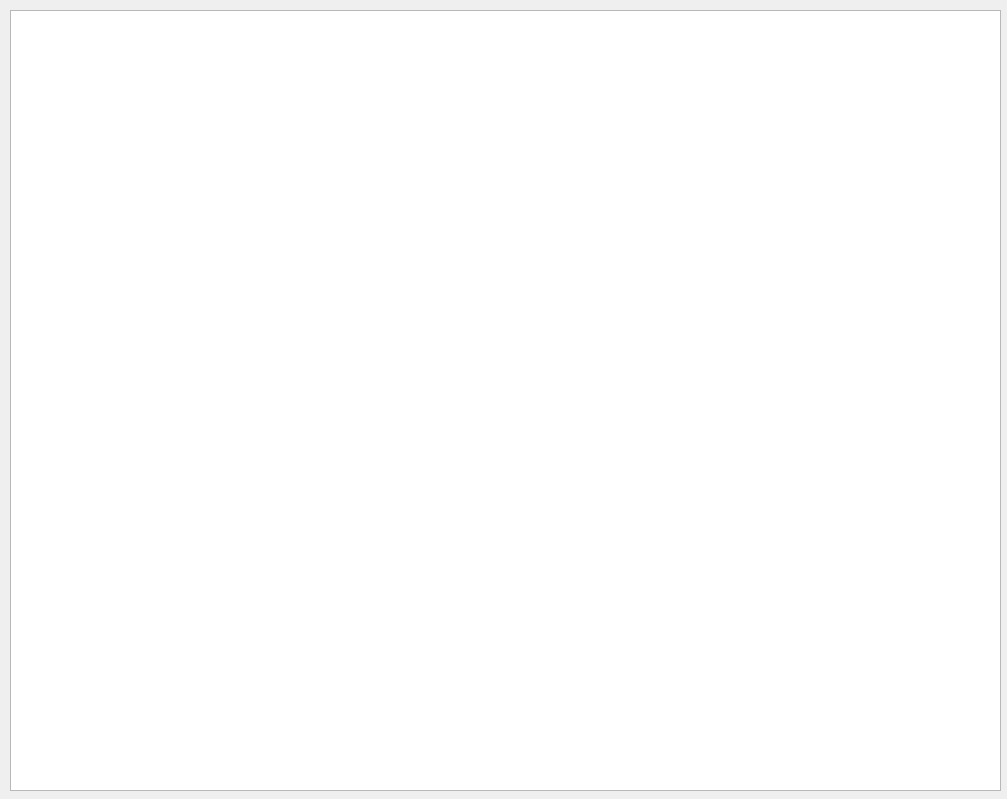
<?xml version="1.0" encoding="UTF-8"?>
<ui version="4.0">
 <class>Form</class>
 <widget class="QWidget" name="Form">
  <property name="geometry">
   <rect>
    <x>0</x>
    <y>0</y>
    <width>1007</width>
    <height>799</height>
   </rect>
  </property>
  <property name="windowTitle">
   <string>Table</string>
  </property>
  <widget class="QWidget" name="gridLayoutWidget">
   <property name="geometry">
    <rect>
     <x>10</x>
     <y>10</y>
     <width>991</width>
     <height>781</height>
    </rect>
   </property>
   <layout class="QGridLayout" name="gridLayout">
    <item row="0" column="0">
     <widget class="QTableWidget" name="table"/>
    </item>
   </layout>
  </widget>
 </widget>
 <resources/>
 <connections/>
</ui>
